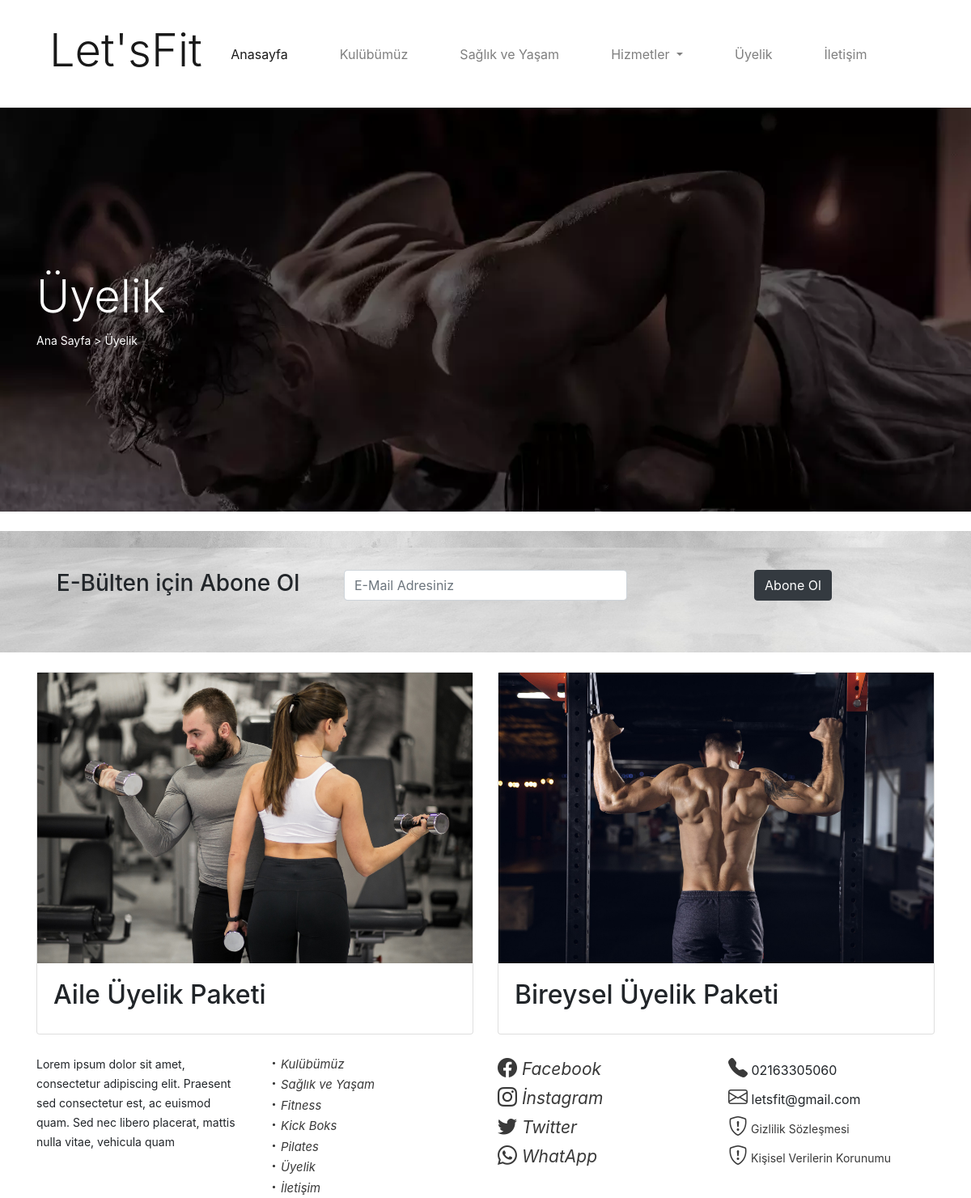
Page /uyelik.php on the committed database.
### tables this page shows
CREATE TABLE IF NOT EXISTS `ayarlar` (
  `id` int(11) NOT NULL AUTO_INCREMENT,
  `ad` varchar(50) NOT NULL,
  `telefon` varchar(13) NOT NULL,
  `email` varchar(50) NOT NULL,
  `adres` varchar(150) NOT NULL,
  `facebook` varchar(150) NOT NULL,
  `instagram` varchar(150) NOT NULL,
  `twitter` varchar(150) NOT NULL,
  `whatsapp` varchar(30) NOT NULL,
  `tanitim` text NOT NULL,
  `anasayfaBanner` varchar(150) NOT NULL,
  `saglikBanner` varchar(150) NOT NULL,
  `uyelikBanner` varchar(150) NOT NULL,
  `iletisimBanner` varchar(150) NOT NULL,
  PRIMARY KEY (`id`)
);

CREATE TABLE IF NOT EXISTS `paketler` (
  `id` int(11) NOT NULL AUTO_INCREMENT,
  `foto` varchar(50) NOT NULL,
  `baslik` varchar(150) NOT NULL,
  PRIMARY KEY (`id`)
);

CREATE TABLE IF NOT EXISTS `hizmetler` (
  `id` int(11) NOT NULL AUTO_INCREMENT,
  `baslik` varchar(50) NOT NULL,
  `icerik` text NOT NULL,
  `tarih` varchar(10) NOT NULL,
  `durum` varchar(25) NOT NULL,
  `meta` varchar(200) NOT NULL,
  `altetiketi` varchar(50) NOT NULL,
  `banner` varchar(500) NOT NULL,
  PRIMARY KEY (`id`)
);

### function.php (called while the page is built)
<?php
$iletisim = $db -> prepare('select * from ayarlar order by id desc limit 1');
$iletisim -> execute();
$satirIletisim = $iletisim -> fetch();
?>

### uyelik.php (the view)
<?php require_once('header.php');
$uyelik = $db -> prepare('select * from ayarlar order by id desc limit 1');
$uyelik -> execute();
$satirUyelik = $uyelik->fetch();
?>
 <section id="uyelikBanner" style="background-image:url('<?php echo substr($satirUyelik['uyelikBanner'], 3); ?>') ;">
        <div class="container py-20">
            <div class="row">
                <div class="col-12 text-white">
                    <h1 class="display-4">Üyelik</h1>
                    <small><a href="index.php" class="text-white">Ana Sayfa</a> > Üyelik</small>
                </div>
            </div>
        </div>
    </section>
 <section id="Info">
        <div class="container">
            <div class="row mt-4 py-5 text-center">
                <div class="col-md-4">
                    <h3>E-Bülten için Abone Ol</h3>
                </div>
                <div class="col-md-4">
                    <form method="get">
                        <div class="form-group">
                            <input type="email" name="email" placeholder="E-Mail Adresiniz" class="form-control">
                        </div>
                    </form>
                </div>
                <div class="col-md-4"> <a href="" class="btn btn-dark">Abone Ol</a> </div>
            </div>
        </div>
    </section>
    <section id="uyelikIcerik">
        <div class="container mt-4">
            <div class="row">
            <?php
            $uyelikList = $db->prepare('select * from paketler order by id desc');
            $uyelikList->execute();
            if ($uyelikList->rowCount()) {
                foreach ($uyelikList as $satiruyelikList) {
            ?>
                <div class="col-md-6">
                    <div class="card"><img src="<?php echo substr($satiruyelikList['foto'],3); ?>" class="img-fluid" alt="Gym">
                        <div class="card-body">
                            <h2><?php echo $satiruyelikList['baslik']; ?></h2>
                        </div>
                    </div>
                </div>
                <?php
                }
            }
            ?>
            </div>
        </div>
    </section>
<?php require_once('footer.php'); ?>

### header.php (shortened to what this page needs)
<?php
require_once('baglan.php');
require_once('function.php');
?>
<!DOCTYPE html>
<html lang="tr">
<head>
    <link rel="stylesheet" href="css/bootstrap.min.css">
    <link rel="stylesheet" href="css/style.css">
</head>
<body>
    <header>
        <section id="menu" class="py-3">
            <div class="container">
                <div class="row">
                    <div class="col-12">
                        <nav class="navbar navbar-expand-lg navbar-light">
                            <a class="navbar-brand" href="index.php">
                                <h4 class="display-4"><?php echo $satirIletisim['ad'];?></h4>
                            </a>
                            <div class="collapse navbar-collapse" id="navbarNavDropdown">
                                <ul class="navbar-nav mx-auto">
                                    <li class="nav-item active">
                                        <a class="nav-link" href="index.php">Anasayfa <span class="sr-only">(current)</span></a>
                                    </li>
                                    <li class="nav-item mx-5">
                                        <a class="nav-link" href="kulubumuz.php">Kulübümüz</a>
                                    </li>
                                    <li class="nav-item">
                                        <a class="nav-link" href="saglik-yasam.php">Sağlık ve Yaşam</a>
                                    </li>
                                    <li class="nav-item dropdown mx-5">
                                        <a class="nav-link dropdown-toggle" href="#" role="button" data-toggle="dropdown" aria-expanded="false">
                                            Hizmetler
                                        </a>
                                            <?php
                                            $menu = $db->prepare('select * from hizmetler where durum=? order by baslik asc');
                                            $menu->execute(array('yayinlandi'));
                                            ?>
                                    </li>
                                    <li class="nav-item">
                                        <a class="nav-link" href="uyelik.php">Üyelik</a>
                                    </li>
                                    <li class="nav-item mx-5">
                                        <a class="nav-link" href="iletisim.php">İletişim</a>
                                    </li>
                                </ul>
                            </div>
                        </nav>
                    </div>
                </div>
            </div>
        </section>
    </header>

### footer.php (shortened to what this page needs)
 <footer>
        <section id="footer">
            <div class="container mt-4">
                <div class="row">
                    <div class="col-md-3">
                        <small><?php echo $satirIletisim['tanitim'] ;?></small>
                    </div>
                    <div class="col-md-3">
                        <a href="kulubumuz.php"> <i class="bi bi-dot"><small>Kulübümüz</small></i></a><br>
                        <a href="saglik-yaşam.php"><i class="bi bi-dot"><small>Sağlık ve Yaşam</small></i></a><br>
                        <?php
                          $menu = $db->prepare('select * from hizmetler where durum=? order by baslik asc');
                          $menu->execute(array('yayinlandi'));
                                     if ($menu->rowCount()) {
                                      foreach ($menu as $satirMenu) {
                                        ?>
                                      <a href="hizmetler.php?id=<?php echo $satirMenu['id']; ?>"><i class="bi bi-dot"><small><?php echo $satirMenu['baslik']; ?></small></i> <br></a>
                          <?php
                                      }
                                       }
                          ?>
                        <a href="uyelik.php"><i class="bi bi-dot"><small>Üyelik</small></i></a><br>
                        <a href="iletisim.php"><i class="bi bi-dot"><small>İletişim</small></i></a>
                    </div>
                    <div class="col-md-3">
                        <a href="<?php echo $satirIletisim['facebook'];?>" target="_blank"><i class="bi bi-facebook"><small> Facebook</small></i></a><br>
                        <a href="<?php echo $satirIletisim['instagram'];?>" target="_blank"><i class="bi bi-instagram"><small> İnstagram</small></i></a><br>
                        <a href="<?php echo $satirIletisim['twitter'];?>" target="_blank"><i class="bi bi-twitter"><small> Twitter</small></i></a><br>
                        <a href="<?php echo $satirIletisim['whatsapp'];?>" target="_blank"><i class="bi bi-whatsapp"><small> WhatApp</small></i></a>
                    </div>
                    <div class="col-md-3">
                    <i class="bi bi-telephone-fill"></i> <?php echo $satirIletisim['telefon'];?><br>
                    <i class="bi bi-envelope"></i> <?php echo $satirIletisim['email'];?><br>
                    <a><i class="bi bi-shield-exclamation"></i><small> Gizlilik Sözleşmesi</small></a><br>
                    <a><i class="bi bi-shield-exclamation"></i><small> Kişisel Verilerin Korunumu</small></a>
                    </div>
                </div>
            </div>
        </section>
    </footer>
</body>
</html>

### css/style.css (style rules this page uses)
body { margin:0; }
.py-20 { padding-top: 200px; padding-bottom: 200px; }
#Info { background-image: url(../img/arkaplan-dolgu-1500x844.webp); }
#footer .bi-dot { color: #393939; font-size: 17px; text-decoration: none; }
#footer a { text-decoration: none; color: #393939; }
#Info { background-attachment: fixed; }
#footer .bi, #saglikcontentIcerik .bi { color: #393939; font-size: 24px; text-decoration: none; }
#footer .bi-dot { font-size: 17px; }

### rows in the picture
ayarlar: ad "Let'sFit", uyelikBanner (picture), tanitim "Lorem ipsum dolor sit amet, consectetur adipiscing elit. Praesent sed consectetur est, ac euismod quam. Sed nec libero placerat, mattis nulla vitae, vehicula quam", telefon "02163305060", email "letsfit@gmail.com"
paketler: foto (picture), baslik "Aile Üyelik Paketi"
paketler: foto (picture), baslik "Bireysel Üyelik Paketi"
hizmetler: baslik "Fitness"
hizmetler: baslik "Kick Boks"
hizmetler: baslik "Pilates"
